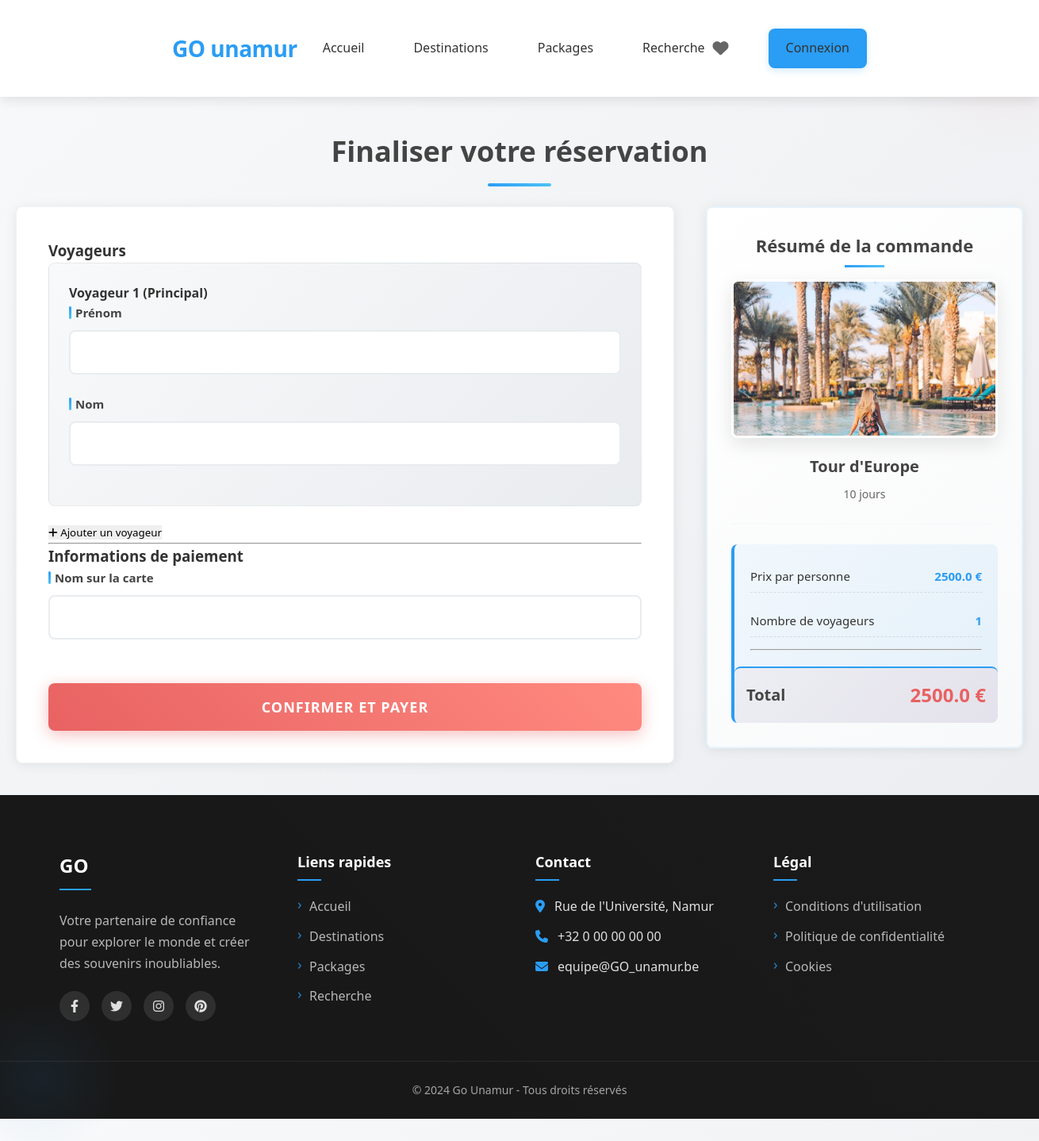
The page /checkout/1 on the database its author committed.
### models/package.py (models this page shows)
class Package(Base):
    __tablename__ = "packages"
    id = Column(Integer, primary_key=True, index=True)
    name = Column(String, index=True)
    description = Column(Text)
    image_url = Column(String)
    duration = Column(Integer)  # en jours
    price = Column(Float)
    discount_price = Column(Float, nullable=True)
    is_promoted = Column(Boolean, default=False)
    included_services = Column(JSON)  # Liste des services inclus
    itinerary = Column(JSON)  # Détails de l'itinéraire
    created_at = Column(DateTime(timezone=True), server_default=func.now())
    updated_at = Column(DateTime(timezone=True), onupdate=func.now())
    destinations = relationship("Destination", secondary=package_destinations, backref="packages")

### main.py (the view)
@app.get("/checkout/{package_id}", response_class=HTMLResponse)
async def checkout_page(request: Request, package_id: int, db: Session = Depends(get_db)):
    package_obj = db.query(Package).filter(Package.id == package_id).first()
    if not package_obj:
        raise HTTPException(status_code=404, detail="Package non trouvé")
    package_data = {
        "id": package_obj.id,
        "name": package_obj.name,
        "duration": package_obj.duration,
        "price": package_obj.price,
        "image_url": package_obj.image_url
    }
    context = {
        "request": request,
        "package": package_data,
        "page_title": f"Réservation - {package_data['name']}"
    }
    return templates.TemplateResponse("checkout.html", context)

### templates/checkout.html (shortened to what this page needs)
{% extends "base.html" %}
{% block head_styles %}
    <link rel="stylesheet" href="/static/css/checkout.css">
{% endblock %}
{% block content %}
    <div class="container">
        <h2>Finaliser votre réservation</h2>
        <div class="checkout-container">
            <div class="checkout-form">
                <form action="/api/bookings/create" method="POST" id="checkoutForm">
                    <h3>Voyageurs</h3>
                    <div id="travelers-container">
                        <div class="traveler-info">
                            <h4>Voyageur 1 (Principal)</h4>
                            <div class="form-group">
                                <label for="firstName1">Prénom</label>
                                <input type="text" id="firstName1" name="firstName_1" required>
                            </div>
                            <div class="form-group">
                                <label for="lastName1">Nom</label>
                                <input type="text" id="lastName1" name="lastName_1" required>
                            </div>
                        </div>
                    </div>
                    <button type="button" id="addTravelerBtn" class="add-traveler-btn">
                        <i class="fas fa-plus"></i> Ajouter un voyageur
                    </button>
                    <hr>
                    <h3>Informations de paiement</h3>
                    <div class="form-group">
                        <label for="cardName">Nom sur la carte</label>
                        <input type="text" id="cardName" name="card_name" required>
                    </div>
                    <button type="submit" class="submit-btn">
                        CONFIRMER ET PAYER
                    </button>
                </form>
            </div>
            <div class="order-summary">
                <h2>Résumé de la commande</h2>
                <div class="package-details">
                    <img src="{{ package.image_url }}" alt="{{ package.name }}" class="package-image" onerror="this.src='/static/images/packages/default.jpg'">
                    <h3>{{ package.name }}</h3>
                    <p>{{ package.duration }} jours</p>
                </div>
                <div class="price-details">
                    <div class="price-row">
                        <span>Prix par personne</span>
                        <span>{{ package.price }} €</span>
                    </div>
                    <div class="price-row">
                        <span>Nombre de voyageurs</span>
                        <span id="traveler-count">1</span>
                    </div>
                    <hr>
                    <div class="total-row">
                        <span>Total</span>
                        <span id="total-price" class="total-price">{{ package.price }} €</span>
                    </div>
                </div>
            </div>
        </div>
    </div>
{% endblock %}

### static/css/style.css (style rules this page uses)
:root { --primary-color: #2a9df4; --primary-dark: #1e8fe0; --secondary-color: #ff6b6b; --accent-color: #ffbc42; --text-color: #333333; --text-light: #666666; --dark-gray: #444444; --white: #ffffff; --light-gray: #f5f5f5; --shadow: 0 2px 15px rgba(0, 0, 0, 0.08); --shadow-hover: 0 10px 25px rgba(0, 0, 0, 0.12); --card-shadow: 0 5px 20px rgba(0, 0, 0, 0.07); --border-radius: 8px; --transition: all 0.3s cubic-bezier(0.25, 0.8, 0.25, 1); --font-heading: 'Poppins', 'Segoe UI', sans-serif; --font-body: 'Segoe UI', Tahoma, Geneva, Verdana, sans-serif; }
* { margin: 0; padding: 0; box-sizing: border-box; }
body { font-family: var(--font-body); line-height: 1.6; color: var(--text-color); background-color: var(--white); font-size: 16px; }
img { max-width: 100%; height: auto; display: block; }
button { cursor: pointer; border: none; font-family: inherit; transition: var(--transition); }
.container { max-width: 1200px; margin: 0 auto; padding: 0 20px; width: 100%; }
input::placeholder, textarea::placeholder { color: #aaa; opacity: 1; }

### rows shown on the page
Package: image_url (picture), name "Tour d'Europe", price "2500.0"

### other values the page prints
{{ package.duration }} "10"
